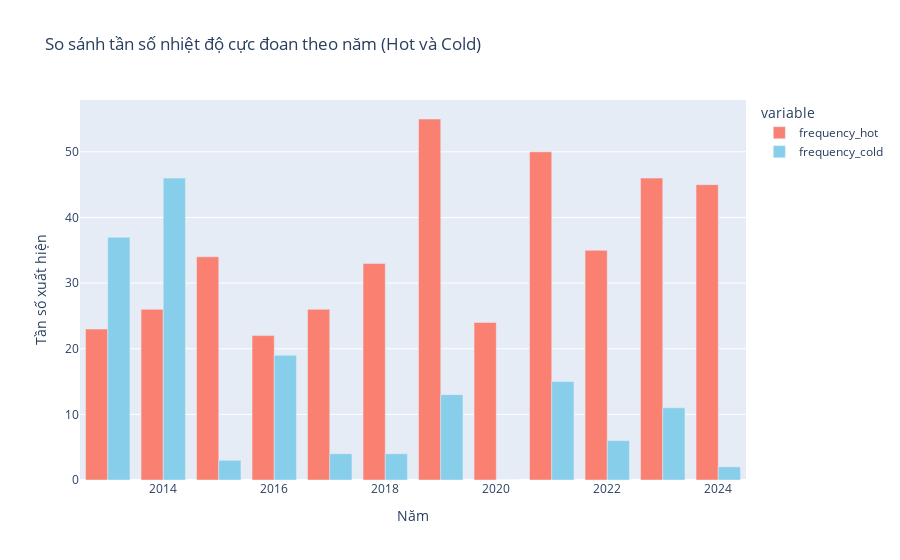

The code cell stored with this chart in its notebook:
### Code cell
fig = px.bar(
    df1,
    x='YEAR',
    y=['frequency_hot', 'frequency_cold'],
    barmode='group',  # Grouped bar chart
    labels={'value': 'Tần số xuất hiện', 'YEAR': 'Năm'},
    title='So sánh tần số nhiệt độ cực đoan theo năm (Hot và Cold)',
    color_discrete_sequence=['salmon', 'skyblue']
)
fig.show()

### Figure 1 — Plotly figure (JSON) as saved in the notebook; plotly's stock layout.template omitted (floating-point values rounded to 4 significant figures)
{"data": [{"alignmentgroup": "True", "hovertemplate": "variable=frequency_hot<br>Năm=%{x}<br>Tần số xuất hiện=%{y}<extra></extra>", "legendgroup": "frequency_hot", "marker": {"color": "salmon", "pattern": {"shape": ""}}, "name": "frequency_hot", "offsetgroup": "frequency_hot", "orientation": "v", "showlegend": true, "textposition": "auto", "type": "bar", "x": [2013, 2014, 2015, 2016, 2017, 2018, 2019, 2020, 2021, 2022, 2023, 2024], "xaxis": "x", "y": [23, 26, 34, 22, 26, 33, 55, 24, 50, 35, 46, 45], "yaxis": "y"}, {"alignmentgroup": "True", "hovertemplate": "variable=frequency_cold<br>Năm=%{x}<br>Tần số xuất hiện=%{y}<extra></extra>", "legendgroup": "frequency_cold", "marker": {"color": "skyblue", "pattern": {"shape": ""}}, "name": "frequency_cold", "offsetgroup": "frequency_cold", "orientation": "v", "showlegend": true, "textposition": "auto", "type": "bar", "x": [2013, 2014, 2015, 2016, 2017, 2018, 2019, 2020, 2021, 2022, 2023, 2024], "xaxis": "x", "y": [37, 46, 3, 19, 4, 4, 13, 0, 15, 6, 11, 2], "yaxis": "y"}], "layout": {"barmode": "group", "legend": {"title": {"text": "variable"}, "tracegroupgap": 0}, "title": {"text": "So sánh tần số nhiệt độ cực đoan theo năm (Hot và Cold)"}, "xaxis": {"anchor": "y", "domain": [0, 1], "title": {"text": "Năm"}}, "yaxis": {"anchor": "x", "domain": [0, 1], "title": {"text": "Tần số xuất hiện"}}}}
